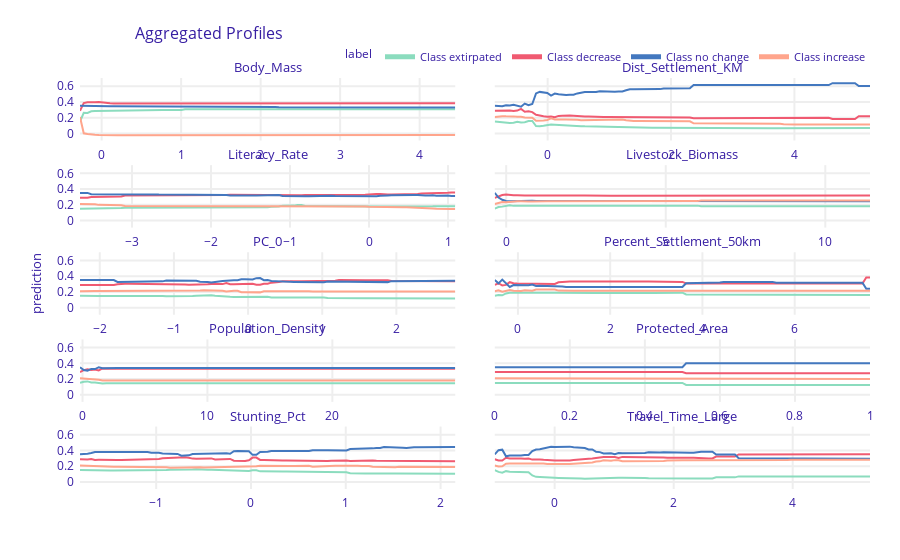

Notebook code for this chart:
### Markdown cell above
## Accumulated local effects for ML models

### Code cell
# Plotting the ALE curves for the classifier, basically just as a bunch of binary classification ALEs
exp_list = []

for i in range(len(np.unique(y_class))):
    pf = lambda m, d, i = i: m.predict_proba(d)[ : , i]
    e = Explainer(classifier, 
                  X_class, 
                  y_class == i, 
                  predict_function = pf,
                  label = f'Class {model.classes_dec[i]}',
                  verbose = False)
    exp_list += [e]

#  create multiple explanations
m_profile_list = [e.model_profile(type = 'accumulated', N = data.shape[0], random_state = 1693) for e in exp_list]

#  plot multiple explanations
m_profile_list[0].plot(m_profile_list[1 : ])
